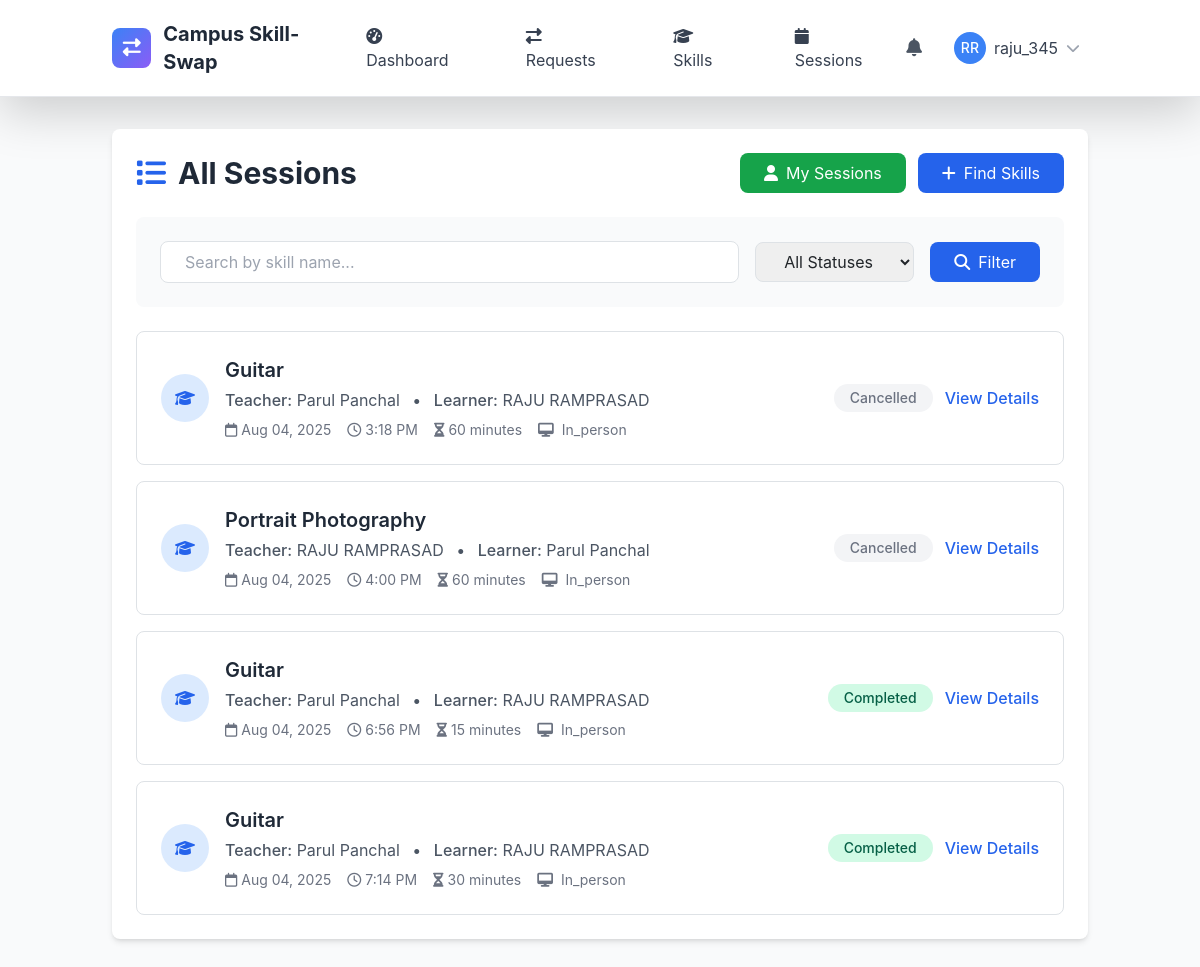
The app's page /sessions/calendar/ (signed in) with its own data.
### skill_sessions/models.py (models this page shows, shortened)
class SkillSwapSession(models.Model):
    STATUS_CHOICES = [
        ('scheduled', 'Scheduled'),
        ('in_progress', 'In Progress'),
        ('completed', 'Completed'),
        ('cancelled', 'Cancelled'),
        ('no_show', 'No Show'),
    ]
    request = models.OneToOneField(SkillSwapRequest, on_delete=models.CASCADE, related_name='session')
    teacher = models.ForeignKey(User, on_delete=models.CASCADE, related_name='teaching_sessions')
    learner = models.ForeignKey(User, on_delete=models.CASCADE, related_name='learning_sessions')
    skill = models.ForeignKey('skills.Skill', on_delete=models.CASCADE, related_name='skill_sessions')
    scheduled_date = models.DateTimeField()
    duration_minutes = models.PositiveIntegerField(default=60)
    format = models.CharField(max_length=20, choices=[
        ('online', 'Online'),
        ('in_person', 'In-Person'),
    ])
    location = models.CharField(max_length=200, blank=True)
    meeting_link = models.URLField(blank=True, help_text="For online sessions")
    status = models.CharField(max_length=20, choices=STATUS_CHOICES, default='scheduled')
    started_at = models.DateTimeField(null=True, blank=True)
    ended_at = models.DateTimeField(null=True, blank=True)
    actual_duration = models.PositiveIntegerField(null=True, blank=True, help_text="Actual duration in minutes")
    teacher_notes = models.TextField(blank=True, help_text="Private notes for the teacher")
    learner_notes = models.TextField(blank=True, help_text="Private notes for the learner")
    session_summary = models.TextField(blank=True, help_text="What was covered in this session")
    created_at = models.DateTimeField(auto_now_add=True)
    updated_at = models.DateTimeField(auto_now=True)
    class Meta:
        ordering = ['scheduled_date']
        db_table = 'swapsession'

### skills/models.py (models this page shows, shortened)
class Skill(models.Model):
    name = models.CharField(max_length=100)
    category = models.ForeignKey(SkillCategory, on_delete=models.CASCADE, related_name='skills')
    description = models.TextField(blank=True)
    is_popular = models.BooleanField(default=False)
    created_at = models.DateTimeField(auto_now_add=True)
    updated_at = models.DateTimeField(auto_now=True)
    class Meta:
        ordering = ['category__name', 'name']
        unique_together = ['name', 'category']

### skill_sessions/views.py (the view)
# urls.py: path('calendar/', views.CalendarView.as_view(), name='calendar'),
class CalendarView(LoginRequiredMixin, ListView):
    model = SkillSwapSession
    template_name = 'skill_sessions/calendar.html'
    context_object_name = 'sessions'
    def get_queryset(self):
        return SkillSwapSession.objects.filter(
            teacher=self.request.user
        ) | SkillSwapSession.objects.filter(
            learner=self.request.user
        )

### templates/skill_sessions/skillswapsession_list.html (shortened to what this page needs)
{% extends 'base.html' %}
{% load static %}
{% block content %}
<div class="container mx-auto px-4 py-8">
    <div class="bg-white rounded-lg shadow-md p-6">
        <div class="flex items-center justify-between mb-6">
            <h1 class="text-3xl font-bold text-gray-800">
                <i class="fas fa-list mr-3 text-blue-600"></i>All Sessions
            </h1>
            <div class="flex space-x-3">
                <a href="{% url 'skill_sessions:my_sessions' %}" class="bg-green-600 hover:bg-green-700 text-white px-4 py-2 rounded-lg transition-colors">
                    <i class="fas fa-user mr-2"></i>My Sessions
                </a>
                <a href="{% url 'skills:skill_list' %}" class="bg-blue-600 hover:bg-blue-700 text-white px-4 py-2 rounded-lg transition-colors">
                    <i class="fas fa-plus mr-2"></i>Find Skills
                </a>
            </div>
        </div>
        <div class="mb-6 p-4 bg-gray-50 rounded-lg">
            <form method="get" class="flex flex-wrap items-center space-x-4">
                <div class="flex-1 min-w-0">
                    <input type="text" name="search" value="{{ request.GET.search }}"
                           placeholder="Search by skill name..."
                           class="w-full px-4 py-2 border border-gray-300 rounded-lg focus:ring-2 focus:ring-blue-500 focus:border-transparent">
                </div>
                <div>
                    <select name="status" class="px-4 py-2 border border-gray-300 rounded-lg focus:ring-2 focus:ring-blue-500 focus:border-transparent">
                        <option value="">All Statuses</option>
                    </select>
                </div>
                <button type="submit" class="bg-blue-600 hover:bg-blue-700 text-white px-6 py-2 rounded-lg transition-colors">
                    <i class="fas fa-search mr-2"></i>Filter
                </button>
            </form>
        </div>
        {% if sessions %}
            <div class="space-y-4">
                {% for session in sessions %}
                    <div class="border rounded-lg p-4 hover:shadow-md transition-shadow">
                        <div class="flex items-center justify-between">
                            <div class="flex-1">
                                <div class="flex items-center space-x-4">
                                    <div class="flex-shrink-0">
                                        <div class="w-12 h-12 bg-blue-100 rounded-full flex items-center justify-center">
                                            <i class="fas fa-graduation-cap text-blue-600"></i>
                                        </div>
                                    </div>
                                    <div class="flex-1">
                                        <h3 class="text-xl font-semibold text-gray-800">{{ session.skill.name }}</h3>
                                        <div class="text-gray-600 mt-1">
                                            <span class="font-medium">Teacher:</span> {{ session.teacher.get_full_name|default:session.teacher.username }}
                                            <span class="mx-2">•</span>
                                            <span class="font-medium">Learner:</span> {{ session.learner.get_full_name|default:session.learner.username }}
                                        </div>
                                        <div class="flex items-center space-x-4 mt-2 text-sm text-gray-500">
                                            <span><i class="far fa-calendar mr-1"></i>{{ session.scheduled_date|date:"M d, Y" }}</span>
                                            <span><i class="far fa-clock mr-1"></i>{{ session.scheduled_date|time:"g:i A" }}</span>
                                            <span><i class="fas fa-hourglass-half mr-1"></i>{{ session.duration_minutes }} minutes</span>
                                            <span class="capitalize">
                                                <i class="fas fa-{{ session.format|yesno:'desktop,map-marker-alt' }} mr-1"></i>
                                                {{ session.format|capfirst }}
                                            </span>
                                        </div>
                                    </div>
                                </div>
                            </div>
                            <div class="flex items-center space-x-3">
                                <span class="status-badge status-{{ session.status }} px-3 py-1 rounded-full text-sm font-medium">
                                    {{ session.get_status_display }}
                                </span>
                                {% if session.teacher == user or session.learner == user %}
                                    <a href="{% url 'skill_sessions:session_detail' session.id %}"
                                       class="text-blue-600 hover:text-blue-800 font-medium">
                                        View Details
                                    </a>
                                {% endif %}
                            </div>
                        </div>
                    </div>
                {% endfor %}
            </div>
        {% endif %}
    </div>
</div>
{% endblock %}

### templates/base.html (shortened to what this page needs)
{% load static %}
<!DOCTYPE html>
<html lang="en" class="h-full">
<head>
    <script src="https://cdn.tailwindcss.com"></script>
    <link href="https://cdn.jsdelivr.net/npm/bootstrap@5.3.2/dist/css/bootstrap.min.css" rel="stylesheet">
    <link rel="stylesheet" href="https://cdnjs.cloudflare.com/ajax/libs/font-awesome/6.5.1/css/all.min.css">
</head>
<body class="bg-gray-50 h-full">
    <nav class="bg-white shadow-lg border-b">
        <div class="container mx-auto px-4">
            <div class="flex justify-between items-center py-3">
                <div class="flex items-center space-x-3">
                    <div class="w-10 h-10 gradient-bg rounded-lg flex items-center justify-center">
                        <i class="fas fa-exchange-alt text-white text-lg"></i>
                    </div>
                    <a href="{% url 'core:home' %}" class="text-xl font-bold text-gray-800 hover:text-blue-600 transition-colors">
                        Campus Skill-Swap
                    </a>
                </div>
                <div class="hidden md:flex items-center space-x-6">
                    {% if user.is_authenticated %}
                        <a href="{% url 'core:dashboard' %}" class="nav-link px-3 py-2 text-gray-700 hover:text-blue-600 transition-colors">
                            <i class="fas fa-tachometer-alt mr-2"></i>Dashboard
                        </a>
                        <a href="{% url 'skill_sessions:request_list' %}" class="nav-link px-3 py-2 text-gray-700 hover:text-blue-600 transition-colors">
                            <i class="fas fa-exchange-alt mr-2"></i>Requests
                        </a>
                        <a href="{% url 'skills:skill_list' %}" class="nav-link px-3 py-2 text-gray-700 hover:text-blue-600 transition-colors">
                            <i class="fas fa-graduation-cap mr-2"></i>Skills
                        </a>
                        <a href="{% url 'skill_sessions:session_management' %}" class="nav-link px-3 py-2 text-gray-700 hover:text-blue-600 transition-colors">
                            <i class="fas fa-calendar mr-2"></i>Sessions
                        </a>
                    {% endif %}
                </div>
                <div class="flex items-center space-x-4">
                    {% if user.is_authenticated %}
                        <div class="relative">
                            <button id="notificationBtn" class="relative p-2 text-gray-600 hover:text-blue-600 transition-colors">
                                <i class="fas fa-bell text-lg"></i>
                            </button>
                        </div>
                        <div class="relative">
                            <button id="userMenuBtn" class="flex items-center space-x-2 p-2 rounded-lg hover:bg-gray-100 transition-colors">
                                {% if user.profile.profile_picture %}
                                    <img src="{{ user.profile.profile_picture.url }}" alt="Profile" class="w-8 h-8 rounded-full">
                                {% else %}
                                    <div class="w-8 h-8 bg-blue-500 rounded-full flex items-center justify-center">
                                        <span class="text-white text-sm font-medium">{{ user.first_name|first|upper }}{{ user.last_name|first|upper }}</span>
                                    </div>
                                {% endif %}
                                <span class="hidden md:block text-gray-700">{{ user.username}}</span>
                                <i class="fas fa-chevron-down text-gray-400 text-sm"></i>
                            </button>
                        </div>
                    {% endif %}
                </div>
            </div>
        </div>
    </nav>
    <main class="min-h-screen">
        {% block content %}{% endblock %}
    </main>
</body>
</html>

### templates/base.html (style rules this page uses)
:root { --primary-color: #3B82F6; --secondary-color: #10B981; --accent-color: #8B5CF6; --warning-color: #F59E0B; --danger-color: #EF4444; }
body { font-family: 'Inter', -apple-system, BlinkMacSystemFont, sans-serif; }
.gradient-bg { background: linear-gradient(135deg, var(--primary-color) 0%, var(--accent-color) 100%); }

### templates/skill_sessions/skillswapsession_list.html (style rules this page uses)
.status-badge.status-completed { background-color: #D1FAE5; color: #065F46; }
.status-badge.status-cancelled { background-color: #F3F4F6; color: #6B7280; }

### records on screen
SkillSwapSession: skill.name "Guitar", teacher.get_full_name "Parul Panchal", learner.get_full_name "RAJU RAMPRASAD", scheduled_date "Aug 04, 2025", scheduled_date "3:18 PM", duration_minutes "60", format "In_person", status "Cancelled", shows "View Details"
SkillSwapSession: skill.name "Portrait Photography", teacher.get_full_name "RAJU RAMPRASAD", learner.get_full_name "Parul Panchal", scheduled_date "Aug 04, 2025", scheduled_date "4:00 PM", duration_minutes "60", format "In_person", status "Cancelled", shows "View Details"
SkillSwapSession: skill.name "Guitar", teacher.get_full_name "Parul Panchal", learner.get_full_name "RAJU RAMPRASAD", scheduled_date "Aug 04, 2025", scheduled_date "6:56 PM", duration_minutes "15", format "In_person", status "Completed", shows "View Details"
SkillSwapSession: skill.name "Guitar", teacher.get_full_name "Parul Panchal", learner.get_full_name "RAJU RAMPRASAD", scheduled_date "Aug 04, 2025", scheduled_date "7:14 PM", duration_minutes "30", format "In_person", status "Completed", shows "View Details"

### other values on screen
{{ user.first_name|first|upper }} "R"
{{ user.last_name|first|upper }} "R"
{{ user.username }} "raju_345"
